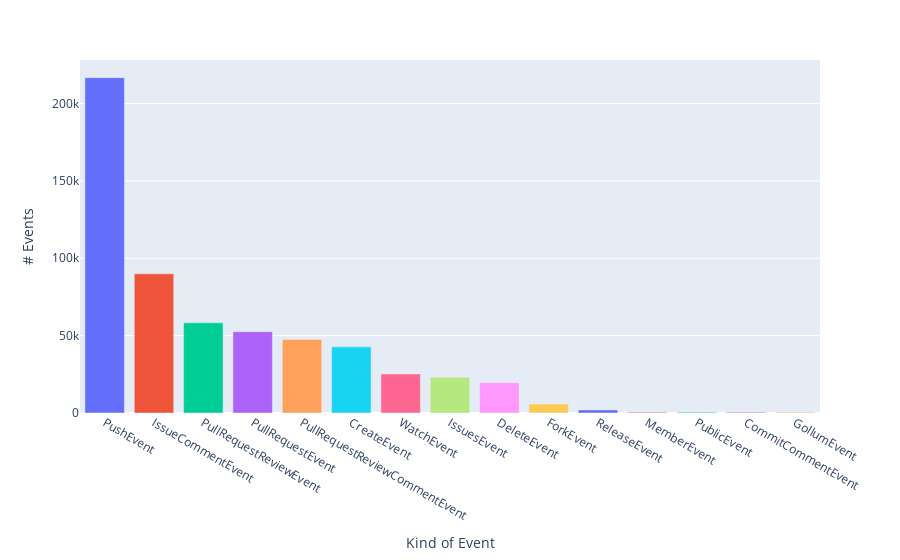

The cell this chart's notebook holds for it:
### Markdown cell above
### General Event Count Bar Chart
Let's generate a bar chart that visualizes the frequency of different event types using Plotly Express. The chart is created from a DataFrame, `df_known_event_stream` containing event counts, with the event types represented on the x-axis and the number of occurrences on the y-axis.

- Data Source: The data used in this bar chart is derived from the `df_known_event_stream` DataFrame.
- Color Encoding: Each bar is colored based on the event type, allowing for easy differentiation between different types of events.
- Labels: The y-axis is labeled as # Events, representing the count of each event type, and the x-axis is labeled as Kind of Event to specify the types of events being counted.

### Code cell
kc_event_counts = df_known_event_stream.event_type.value_counts()
fig_kec = px.bar(
    data_frame=kc_event_counts.to_frame(),
    color=kc_event_counts.to_frame().index,
    labels={
                     "value": "# Events",
                     "event_type": "Kind of Event"
                 },
)
fig_kec.update_layout(showlegend=False)
fig_kec.write_image("knowncontributors_eventcount.png")
fig_kec

### Figure 1 — Plotly figure (JSON) as saved in the notebook; plotly's stock layout.template omitted (floating-point values rounded to 4 significant figures)
{"data": [{"alignmentgroup": "True", "hovertemplate": "Kind of Event=%{x}<br># Events=%{y}<extra></extra>", "legendgroup": "PushEvent", "marker": {"color": "#636efa", "pattern": {"shape": ""}}, "name": "PushEvent", "offsetgroup": "PushEvent", "orientation": "v", "showlegend": true, "textposition": "auto", "type": "bar", "x": ["PushEvent"], "xaxis": "x", "y": [216730], "yaxis": "y"}, {"alignmentgroup": "True", "hovertemplate": "Kind of Event=%{x}<br># Events=%{y}<extra></extra>", "legendgroup": "IssueCommentEvent", "marker": {"color": "#EF553B", "pattern": {"shape": ""}}, "name": "IssueCommentEvent", "offsetgroup": "IssueCommentEvent", "orientation": "v", "showlegend": true, "textposition": "auto", "type": "bar", "x": ["IssueCommentEvent"], "xaxis": "x", "y": [89960], "yaxis": "y"}, {"alignmentgroup": "True", "hovertemplate": "Kind of Event=%{x}<br># Events=%{y}<extra></extra>", "legendgroup": "PullRequestReviewEvent", "marker": {"color": "#00cc96", "pattern": {"shape": ""}}, "name": "PullRequestReviewEvent", "offsetgroup": "PullRequestReviewEvent", "orientation": "v", "showlegend": true, "textposition": "auto", "type": "bar", "x": ["PullRequestReviewEvent"], "xaxis": "x", "y": [58270], "yaxis": "y"}, {"alignmentgroup": "True", "hovertemplate": "Kind of Event=%{x}<br># Events=%{y}<extra></extra>", "legendgroup": "PullRequestEvent", "marker": {"color": "#ab63fa", "pattern": {"shape": ""}}, "name": "PullRequestEvent", "offsetgroup": "PullRequestEvent", "orientation": "v", "showlegend": true, "textposition": "auto", "type": "bar", "x": ["PullRequestEvent"], "xaxis": "x", "y": [52541], "yaxis": "y"}, {"alignmentgroup": "True", "hovertemplate": "Kind of Event=%{x}<br># Events=%{y}<extra></extra>", "legendgroup": "PullRequestReviewCommentEvent", "marker": {"color": "#FFA15A", "pattern": {"shape": ""}}, "name": "PullRequestReviewCommentEvent", "offsetgroup": "PullRequestReviewCommentEvent", "orientation": "v", "showlegend": true, "textposition": "auto", "type": "bar", "x": ["PullRequestReviewCommentEvent"], "xaxis": "x", "y": [47497], "yaxis": "y"}, {"alignmentgroup": "True", "hovertemplate": "Kind of Event=%{x}<br># Events=%{y}<extra></extra>", "legendgroup": "CreateEvent", "marker": {"color": "#19d3f3", "pattern": {"shape": ""}}, "name": "CreateEvent", "offsetgroup": "CreateEvent", "orientation": "v", "showlegend": true, "textposition": "auto", "type": "bar", "x": ["CreateEvent"], "xaxis": "x", "y": [42745], "yaxis": "y"}, {"alignmentgroup": "True", "hovertemplate": "Kind of Event=%{x}<br># Events=%{y}<extra></extra>", "legendgroup": "WatchEvent", "marker": {"color": "#FF6692", "pattern": {"shape": ""}}, "name": "WatchEvent", "offsetgroup": "WatchEvent", "orientation": "v", "showlegend": true, "textposition": "auto", "type": "bar", "x": ["WatchEvent"], "xaxis": "x", "y": [25236], "yaxis": "y"}, {"alignmentgroup": "True", "hovertemplate": "Kind of Event=%{x}<br># Events=%{y}<extra></extra>", "legendgroup": "IssuesEvent", "marker": {"color": "#B6E880", "pattern": {"shape": ""}}, "name": "IssuesEvent", "offsetgroup": "IssuesEvent", "orientation": "v", "showlegend": true, "textposition": "auto", "type": "bar", "x": ["IssuesEvent"], "xaxis": "x", "y": [23088], "yaxis": "y"}, {"alignmentgroup": "True", "hovertemplate": "Kind of Event=%{x}<br># Events=%{y}<extra></extra>", "legendgroup": "DeleteEvent", "marker": {"color": "#FF97FF", "pattern": {"shape": ""}}, "name": "DeleteEvent", "offsetgroup": "DeleteEvent", "orientation": "v", "showlegend": true, "textposition": "auto", "type": "bar", "x": ["DeleteEvent"], "xaxis": "x", "y": [19615], "yaxis": "y"}, {"alignmentgroup": "True", "hovertemplate": "Kind of Event=%{x}<br># Events=%{y}<extra></extra>", "legendgroup": "ForkEvent", "marker": {"color": "#FECB52", "pattern": {"shape": ""}}, "name": "ForkEvent", "offsetgroup": "ForkEvent", "orientation": "v", "showlegend": true, "textposition": "auto", "type": "bar", "x": ["ForkEvent"], "xaxis": "x", "y": [5754], "yaxis": "y"}, {"alignmentgroup": "True", "hovertemplate": "Kind of Event=%{x}<br># Events=%{y}<extra></extra>", "legendgroup": "ReleaseEvent", "marker": {"color": "#636efa", "pattern": {"shape": ""}}, "name": "ReleaseEvent", "offsetgroup": "ReleaseEvent", "orientation": "v", "showlegend": true, "textposition": "auto", "type": "bar", "x": ["ReleaseEvent"], "xaxis": "x", "y": [2004], "yaxis": "y"}, {"alignmentgroup": "True", "hovertemplate": "Kind of Event=%{x}<br># Events=%{y}<extra></extra>", "legendgroup": "MemberEvent", "marker": {"color": "#EF553B", "pattern": {"shape": ""}}, "name": "MemberEvent", "offsetgroup": "MemberEvent", "orientation": "v", "showlegend": true, "textposition": "auto", "type": "bar", "x": ["MemberEvent"], "xaxis": "x", "y": [563], "yaxis": "y"}, {"alignmentgroup": "True", "hovertemplate": "Kind of Event=%{x}<br># Events=%{y}<extra></extra>", "legendgroup": "PublicEvent", "marker": {"color": "#00cc96", "pattern": {"shape": ""}}, "name": "PublicEvent", "offsetgroup": "PublicEvent", "orientation": "v", "showlegend": true, "textposition": "auto", "type": "bar", "x": ["PublicEvent"], "xaxis": "x", "y": [552], "yaxis": "y"}, {"alignmentgroup": "True", "hovertemplate": "Kind of Event=%{x}<br># Events=%{y}<extra></extra>", "legendgroup": "CommitCommentEvent", "marker": {"color": "#ab63fa", "pattern": {"shape": ""}}, "name": "CommitCommentEvent", "offsetgroup": "CommitCommentEvent", "orientation": "v", "showlegend": true, "textposition": "auto", "type": "bar", "x": ["CommitCommentEvent"], "xaxis": "x", "y": [532], "yaxis": "y"}, {"alignmentgroup": "True", "hovertemplate": "Kind of Event=%{x}<br># Events=%{y}<extra></extra>", "legendgroup": "GollumEvent", "marker": {"color": "#FFA15A", "pattern": {"shape": ""}}, "name": "GollumEvent", "offsetgroup": "GollumEvent", "orientation": "v", "showlegend": true, "textposition": "auto", "type": "bar", "x": ["GollumEvent"], "xaxis": "x", "y": [420], "yaxis": "y"}], "layout": {"barmode": "relative", "legend": {"title": {"text": "Kind of Event"}, "tracegroupgap": 0}, "margin": {"t": 60}, "showlegend": false, "xaxis": {"anchor": "y", "categoryarray": ["PushEvent", "IssueCommentEvent", "PullRequestReviewEvent", "PullRequestEvent", "PullRequestReviewCommentEvent", "CreateEvent", "WatchEvent", "IssuesEvent", "DeleteEvent", "ForkEvent", "ReleaseEvent", "MemberEvent", "PublicEvent", "CommitCommentEvent", "GollumEvent"], "categoryorder": "array", "domain": [0, 1], "title": {"text": "Kind of Event"}}, "yaxis": {"anchor": "x", "domain": [0, 1], "title": {"text": "# Events"}}}}
